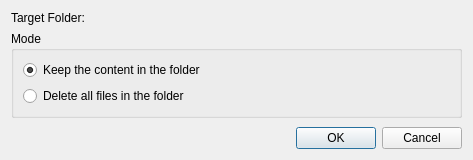
<?xml version="1.0" encoding="UTF-8"?>
<ui version="4.0">
 <class>ModelDeleteDialog</class>
 <widget class="QDialog" name="ModelDeleteDialog">
  <property name="geometry">
   <rect>
    <x>0</x>
    <y>0</y>
    <width>473</width>
    <height>160</height>
   </rect>
  </property>
  <property name="windowTitle">
   <string>Delete Model</string>
  </property>
  <layout class="QVBoxLayout" name="verticalLayout_2">
   <item>
    <layout class="QHBoxLayout" name="horizontalLayout" stretch="0,1">
     <item>
      <widget class="QLabel" name="folderLabel">
       <property name="text">
        <string>Target Folder:</string>
       </property>
      </widget>
     </item>
     <item>
      <widget class="QLabel" name="folderValueLabel">
       <property name="text">
        <string/>
       </property>
      </widget>
     </item>
    </layout>
   </item>
   <item>
    <widget class="QGroupBox" name="groupBox">
     <property name="title">
      <string>Mode</string>
     </property>
     <layout class="QVBoxLayout" name="verticalLayout">
      <item>
       <widget class="QRadioButton" name="keepRadioButton">
        <property name="text">
         <string>Keep the content in the folder</string>
        </property>
        <property name="checked">
         <bool>true</bool>
        </property>
       </widget>
      </item>
      <item>
       <widget class="QRadioButton" name="deleteRadioButton">
        <property name="text">
         <string>Delete all files in the folder</string>
        </property>
       </widget>
      </item>
     </layout>
    </widget>
   </item>
   <item>
    <spacer name="verticalSpacer">
     <property name="orientation">
      <enum>Qt::Vertical</enum>
     </property>
     <property name="sizeHint" stdset="0">
      <size>
       <width>20</width>
       <height>0</height>
      </size>
     </property>
    </spacer>
   </item>
   <item>
    <widget class="QDialogButtonBox" name="buttonBox">
     <property name="orientation">
      <enum>Qt::Horizontal</enum>
     </property>
     <property name="standardButtons">
      <set>QDialogButtonBox::Cancel|QDialogButtonBox::Ok</set>
     </property>
    </widget>
   </item>
  </layout>
 </widget>
 <resources/>
 <connections>
  <connection>
   <sender>buttonBox</sender>
   <signal>accepted()</signal>
   <receiver>ModelDeleteDialog</receiver>
   <slot>accept()</slot>
   <hints>
    <hint type="sourcelabel">
     <x>248</x>
     <y>254</y>
    </hint>
    <hint type="destinationlabel">
     <x>157</x>
     <y>274</y>
    </hint>
   </hints>
  </connection>
  <connection>
   <sender>buttonBox</sender>
   <signal>rejected()</signal>
   <receiver>ModelDeleteDialog</receiver>
   <slot>reject()</slot>
   <hints>
    <hint type="sourcelabel">
     <x>316</x>
     <y>260</y>
    </hint>
    <hint type="destinationlabel">
     <x>286</x>
     <y>274</y>
    </hint>
   </hints>
  </connection>
 </connections>
</ui>
